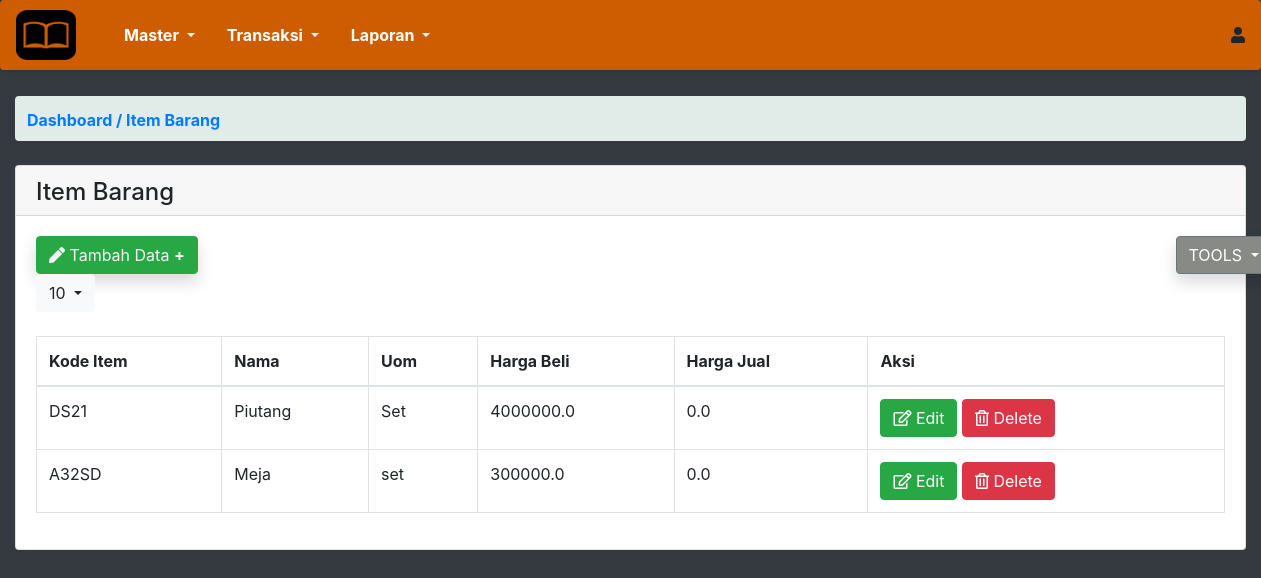
The page /item/ on the database its author committed.
### app_akuntansi/models.py (models this page shows, shortened)
class Item_barang(models.Model):
    kode_item  = models.CharField(max_length=50,default='B2IC',blank=False, null=False)
    nama_item  = models.CharField(max_length=100)
    uom        = models.CharField(max_length=100,default='Set')
    harga_beli = models.FloatField(null=True,blank=True)
    harga_jual = models.FloatField(null=True,blank=True)

### app_akuntansi/views.py (the view)
# urls.py: path('item/',views.item, name='item'),
def item(request):
    semua_item = Item_barang.objects.all()
    context = {
        'head':'Item Barang',
        'item':semua_item
    }
    return render(request,'item.html',context)

### templates/item.html (shortened to what this page needs)
{% extends 'base.html' %}
{% load static %}
{% block content_body %}
<div class="card">
  <div class="card-header" style="height: 50px;">
    <h4>{{head}}</h4>
  </div>
  <div class="card-body mt-0">
  <div class="row">
      <div class="col-sm-6">
        <button type="button"class="btn btn-success shadow">
          <a href="{% url 'app_akuntansi:tambah_item' %}">
            <i class="fas fa-pen"></i>
            Tambah Data <strong>+</strong></b>
          </a>
        </button>
        <div class="dropdown">
          <button class="btn btn-light dropdown-toggle" type="button" id="dropdownMenu2" data-toggle="dropdown" aria-haspopup="true" aria-expanded="false">
            10
          </button>
        </div>
      </div>
      <div class="col-sm-6">
        <div style="margin-left: 530px;" class="dropdown tools">
        <button class="btn btn-secondary dropdown-toggle shadow" type="button" id="dropdownMenu2" data-toggle="dropdown" aria-haspopup="true" aria-expanded="false">
          TOOLS
        </button>
        </div>
      </div>
    </div>
    <table class="table table-bordered mt-4">
      <thead>
        <tr>
          <th scope="col">Kode Item</th>
          <th scope="col">Nama</th>
          <th scope="col">Uom</th>
          <th scope="col">Harga Beli</th>
          <th scope="col">Harga Jual</th>
          <th scope="col">Aksi</th>
        </tr>
      </thead>
      <tbody>
        {% for item in item  %}
          <tr>
            <td>{{item.kode_item}}</td>
            <td>{{item.nama_item}}</td>
            <td>{{item.uom}}</td>
            <td>{{item.harga_beli}}</td>
            <td>{{item.harga_jual}}</td>
            <td><a class="btn btn-success" href="{% url 'app_akuntansi:edit_item' id_input=item.id %}">
                <i class="far fa-edit"></i>
                Edit</a>
              <a class="btn btn-danger" href="{% url 'app_akuntansi:item_hapus' id_input=item.id %}">
                <i class="far fa-trash-alt"></i>
                Delete</a></td></td>
          </tr>
        {% endfor %}
      </tbody>
    </table>
  </div>
</div>
{% endblock  %}

### static/stl.css (style rules this page uses)
.btn-secondary { background-color: #888A85; margin-right: 10px; }
.col-sm-6 { margin-top: 0; }
.col-sm-6 button a { color: whitesmoke; }

### rows shown on the page
Item_barang: kode_item "DS21", nama_item "Piutang", uom "Set", harga_beli "4000000.0", harga_jual "0.0"
Item_barang: kode_item "A32SD", nama_item "Meja", uom "set", harga_beli "300000.0", harga_jual "0.0"

### other values the page prints
{{ head }} "Item Barang"
